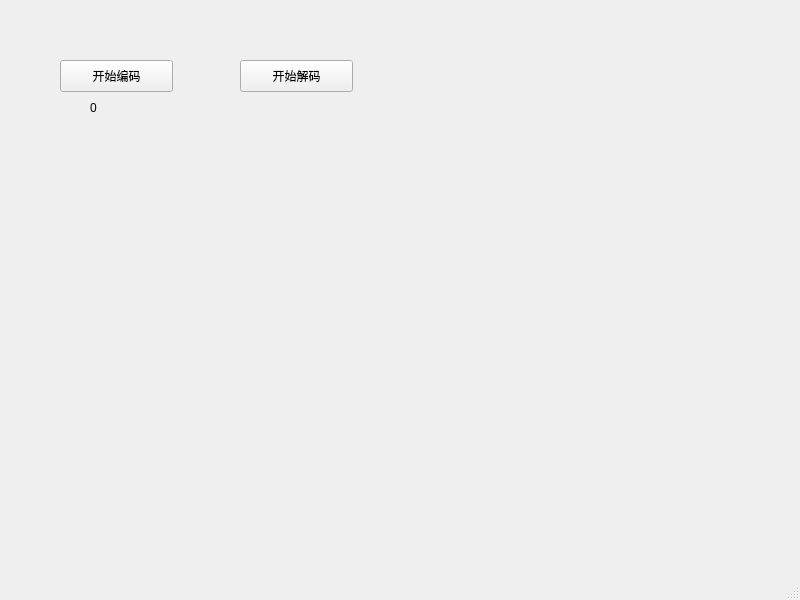
<?xml version="1.0" encoding="UTF-8"?>
<ui version="4.0">
 <class>MainWindow</class>
 <widget class="QMainWindow" name="MainWindow">
  <property name="geometry">
   <rect>
    <x>0</x>
    <y>0</y>
    <width>800</width>
    <height>600</height>
   </rect>
  </property>
  <property name="windowTitle">
   <string>MainWindow</string>
  </property>
  <widget class="QWidget" name="centralwidget">
   <widget class="QPushButton" name="audioButton">
    <property name="geometry">
     <rect>
      <x>60</x>
      <y>60</y>
      <width>113</width>
      <height>32</height>
     </rect>
    </property>
    <property name="text">
     <string>开始编码</string>
    </property>
   </widget>
   <widget class="QLabel" name="timeLabel">
    <property name="geometry">
     <rect>
      <x>90</x>
      <y>100</y>
      <width>60</width>
      <height>16</height>
     </rect>
    </property>
    <property name="text">
     <string>0</string>
    </property>
   </widget>
   <widget class="QPushButton" name="decodeButton">
    <property name="geometry">
     <rect>
      <x>240</x>
      <y>60</y>
      <width>113</width>
      <height>32</height>
     </rect>
    </property>
    <property name="text">
     <string>开始解码</string>
    </property>
   </widget>
  </widget>
  <widget class="QMenuBar" name="menubar">
   <property name="geometry">
    <rect>
     <x>0</x>
     <y>0</y>
     <width>800</width>
     <height>24</height>
    </rect>
   </property>
  </widget>
  <widget class="QStatusBar" name="statusbar"/>
 </widget>
 <resources/>
 <connections/>
</ui>
